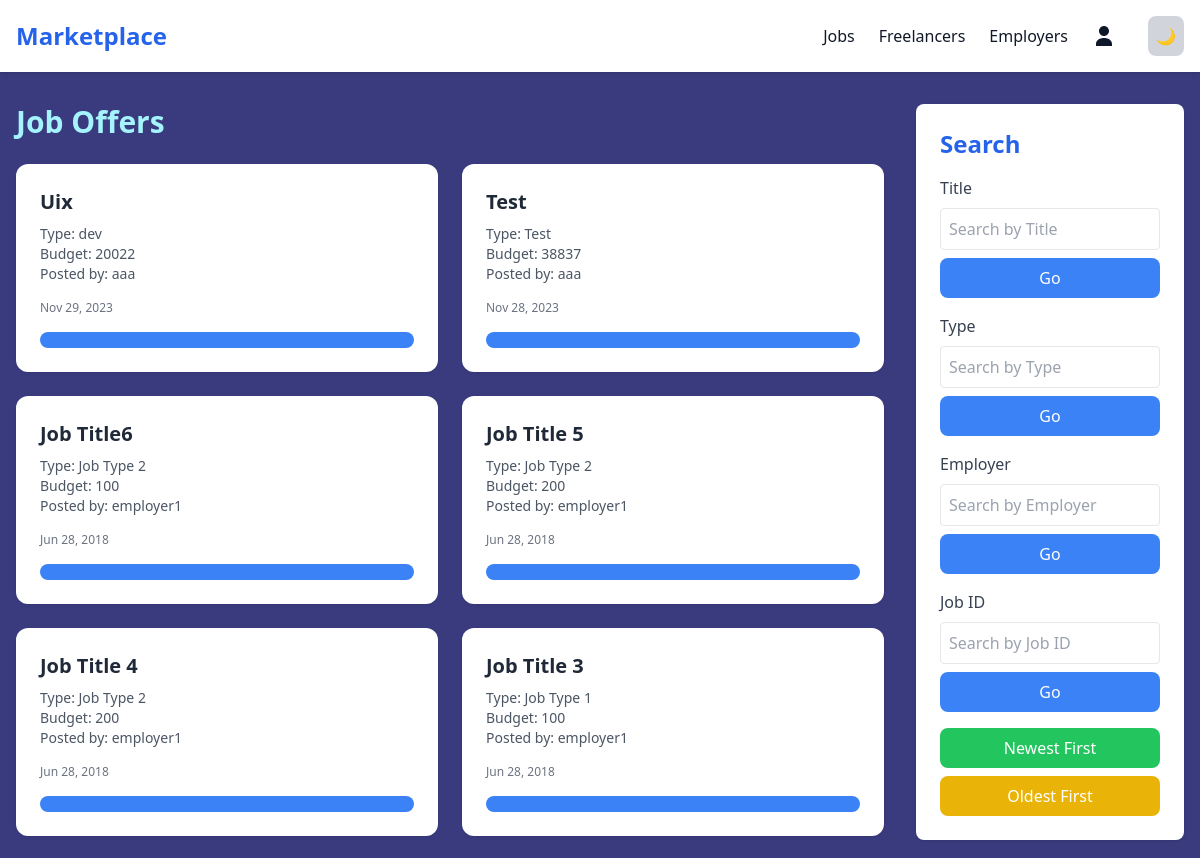
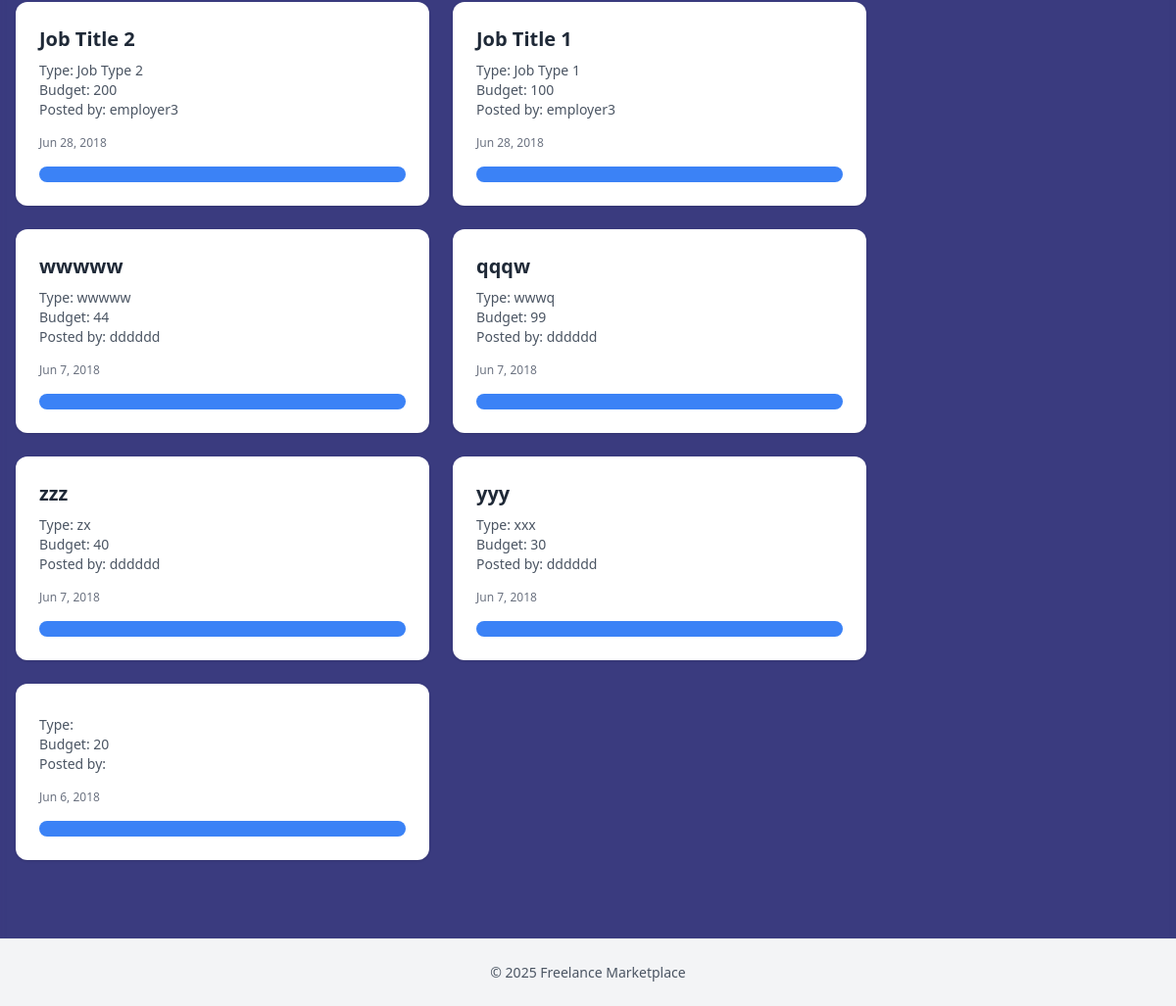
/allJob.php, run on the app's committed database (2 pictures, top to bottom).
### tables this page shows
CREATE TABLE `job_offer` (
  `job_id` bigint(20) UNSIGNED NOT NULL,
  `title` varchar(200) NOT NULL,
  `type` varchar(200) NOT NULL,
  `description` varchar(1000) NOT NULL,
  `budget` int(11) NOT NULL,
  `skills` varchar(200) NOT NULL,
  `special_skill` varchar(200) NOT NULL,
  `e_username` varchar(200) NOT NULL,
  `valid` tinyint(1) NOT NULL,
  `timestamp` timestamp NOT NULL DEFAULT current_timestamp(),
  `deadline` date DEFAULT NULL
);

### allJob.php (the view, shortened to what this page needs)
<?php
include('db/server.php');
$where = [];
$sql = 'SELECT * FROM job_offer WHERE valid=1' . (!empty($where) ? ' AND ' . implode(' AND ', $where) : '') . ' ORDER BY timestamp DESC';
$result = $conn->query($sql);
?>
<!DOCTYPE html>
<html lang="en" x-data="{ dark: localStorage.dark == 'true' }" :class="{ 'dark': dark }">
<head>
  <link rel="stylesheet" href="src/css/styles.css">
</head>
<body class="bg-[#3a3b7f] backdrop-blur-sm dark:bg-dark text-gray-900 dark:text-dark transition-colors duration-700">
<nav class="bg-white dark:bg-gray-800 shadow sticky top-0 z-50 transition-colors duration-700">
  <div class="max-w-7xl mx-auto px-4 py-4 flex justify-between items-center">
    <a href="index.php" class="text-2xl font-bold text-blue-600 dark:text-blue-400 hover:scale-105 dark:text-white transition-colors duration-700">Marketplace</a>
    <div class="flex items-center space-x-6">
      <a href="allJob.php" class="hover:text-blue-600 dark:hover:text-blue-400 transition dark:text-white transition-colors duration-700">Jobs</a>
      <a href="allFreelancer.php" class="hover:text-blue-600 dark:hover:text-blue-400 transition dark:text-white transition-colors duration-700">Freelancers</a>
      <a href="allEmployer.php" class="hover:text-blue-600 dark:hover:text-blue-400 transition dark:text-white transition-colors duration-700">Employers</a>
      <div class="relative" x-data="{ open: false }">
        <button @click="open = !open" class="flex items-center space-x-2">
          <svg class="w-6 h-6 fill-slate-900 dark:fill-white hover:fill-blue-300 transition-colors duration-700" viewBox="0 0 24 24"><path d="M12 12c2.7 0 5-2.3 5-5s-2.3-5-5-5-5 2.3-5 5 2.3 5 5 5zm0 2c-4.2 0-8 2.1-8 6v2h16v-2c0-3.9-3.8-6-8-6z"/></svg>
        </button>
      </div>
      <button id="theme-toggle" @click="dark = !dark; localStorage.dark = dark" class="bg-gray-300 dark:bg-gray-600 p-2 rounded-lg dark:bg-sky-400">
        <span x-show="!dark">🌙</span><span x-show="dark">☀️</span>
      </button>
    </div>
  </div>
</nav>
<main class="max-w-7xl mx-auto px-4 py-8">
  <div class="grid grid-cols-1 lg:grid-cols-4 gap-8">
    <div class="lg:col-span-3 space-y-6">
      <h1 class="text-3xl font-bold text-cyan-200 dark:text-cyan-100 transition-colors duration-700">Job Offers</h1>
      <div class="grid gap-6 md:grid-cols-2 transition-colors duration-700">
        <?php if($result->num_rows): while($job = $result->fetch_assoc()): ?>
          <form method="post" action="allJob.php" data-aos="fade-up" class="bg-white dark:bg-slate-900 p-6 rounded-xl shadow hover:shadow-lg transition-colors duration-1000">
            <h2 class="text-xl font-semibold mb-2 text-gray-800 dark:text-gray-200 transition-colors duration-700"><?= htmlspecialchars($job['title']) ?></h2>
            <p class="text-sm text-gray-600 dark:text-gray-400 transition-colors duration-700">Type: <span class="font-medium"><?= htmlspecialchars($job['type']) ?></span></p>
            <p class="text-sm text-gray-600 dark:text-gray-400 transition-colors duration-700">Budget: <span class="font-medium"><?= htmlspecialchars($job['budget']) ?></span></p>
            <p class="text-sm text-gray-600 dark:text-gray-400 transition-colors duration-700">Posted by: <?= htmlspecialchars($job['e_username']) ?></p>
            <p class="text-xs text-gray-500 mt-4"><?= date('M j, Y', strtotime($job['timestamp'])) ?></p>
            <button type="submit" class="mt-4 w-full bg-blue-500 hover:bg-blue-600 text-white py-2 rounded-lg transition-colors duration-700"><?= $textBtn ?></button>
          </form>
        <?php endwhile; else: ?>
          <p class="col-span-3 text-center text-gray-500 dark:text-gray-400">No jobs found.</p>
        <?php endif; ?>
      </div>
    </div>
    <aside class="space-y-6">
      <div class="bg-white dark:bg-gray-800 p-6 rounded-lg shadow transition-colors duration-700" data-aos="fade-left">
        <h2 class="text-2xl font-semibold mb-4 text-blue-600 dark:text-blue-400 transition-colors duration-700">Search</h2>
        <?php foreach(['s_title'=>'Title','s_type'=>'Type','s_employer'=>'Employer','s_id'=>'Job ID'] as $input=>$label): ?>
          <form method="post" action="allJob.php" class="space-y-2 mb-4">
            <label class="block text-gray-700 dark:text-gray-300 transition-colors duration-700"><?= $label ?></label>
            <input name="<?= $input ?>" class="w-full p-2 rounded border focus:ring-2 focus:ring-blue-400 dark:bg-gray-700 dark:border-gray-600 transition-colors duration-700" placeholder="Search by <?= $label ?>">
            <button type="submit" class="w-full bg-blue-500 hover:bg-blue-600 text-white py-2 rounded-lg transition-colors duration-700">Go</button>
          </form>
        <?php endforeach; ?>
        <form method="post" action="allJob.php" class="space-y-2">
          <button name="recentJob" class="w-full bg-green-500 hover:bg-green-600 text-white py-2 rounded-lg transition-colors duration-700">Newest First</button>
          <button name="oldJob" class="w-full bg-yellow-500 hover:bg-yellow-600 text-white py-2 rounded-lg transition-colors duration-700">Oldest First</button>
        </form>
      </div>
    </aside>
  </div>
</main>
<footer class="bg-gray-100 dark:bg-gray-900 text-center py-6 mt-12 border-t dark:border-gray-700">
  <p class="text-sm text-gray-600 dark:text-gray-400">&copy; <?= date('Y') ?> Freelance Marketplace</p>
</footer>
</body>
</html>

### data on the page
job_offer: title "Uix", type "dev", budget "20022", e_username "aaa", timestamp "Nov 29, 2023"
job_offer: title "Test", type "Test", budget "38837", e_username "aaa", timestamp "Nov 28, 2023"
job_offer: title "Job Title6", type "Job Type 2", budget "100", e_username "employer1", timestamp "Jun 28, 2018"
job_offer: title "Job Title 5", type "Job Type 2", budget "200", e_username "employer1", timestamp "Jun 28, 2018"
job_offer: title "Job Title 4", type "Job Type 2", budget "200", e_username "employer1", timestamp "Jun 28, 2018"
job_offer: title "Job Title 3", type "Job Type 1", budget "100", e_username "employer1", timestamp "Jun 28, 2018"
job_offer: title "Job Title 2", type "Job Type 2", budget "200", e_username "employer3", timestamp "Jun 28, 2018"
job_offer: title "Job Title 1", type "Job Type 1", budget "100", e_username "employer3", timestamp "Jun 28, 2018"
job_offer: title "wwwww", type "wwwww", budget "44", e_username "dddddd", timestamp "Jun 7, 2018"
job_offer: title "qqqw", type "wwwq", budget "99", e_username "dddddd", timestamp "Jun 7, 2018"
job_offer: title "zzz", type "zx", budget "40", e_username "dddddd", timestamp "Jun 7, 2018"
job_offer: title "yyy", type "xxx", budget "30", e_username "dddddd", timestamp "Jun 7, 2018"
job_offer: budget "20", timestamp "Jun 6, 2018"

### other printed values
$label "Title"
$label "Type"
$label "Employer"
$label "Job ID"
